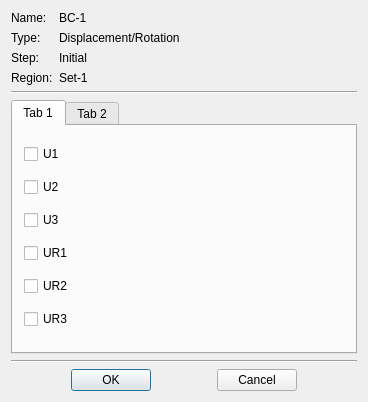
<?xml version="1.0" encoding="UTF-8"?>
<ui version="4.0">
 <class>BCEditWidget</class>
 <widget class="QDialog" name="BCEditWidget">
  <property name="geometry">
   <rect>
    <x>0</x>
    <y>0</y>
    <width>353</width>
    <height>361</height>
   </rect>
  </property>
  <property name="windowTitle">
   <string>BCEditWidget</string>
  </property>
  <layout class="QVBoxLayout" name="verticalLayout_3">
   <item>
    <layout class="QHBoxLayout" name="horizontalLayout">
     <item>
      <widget class="QLabel" name="label">
       <property name="minimumSize">
        <size>
         <width>42</width>
         <height>0</height>
        </size>
       </property>
       <property name="text">
        <string>Name:</string>
       </property>
      </widget>
     </item>
     <item>
      <widget class="QLabel" name="label_BCName">
       <property name="sizePolicy">
        <sizepolicy hsizetype="Expanding" vsizetype="Preferred">
         <horstretch>0</horstretch>
         <verstretch>0</verstretch>
        </sizepolicy>
       </property>
       <property name="text">
        <string>BC-1</string>
       </property>
      </widget>
     </item>
    </layout>
   </item>
   <item>
    <layout class="QHBoxLayout" name="horizontalLayout_2">
     <item>
      <widget class="QLabel" name="label_4">
       <property name="minimumSize">
        <size>
         <width>42</width>
         <height>0</height>
        </size>
       </property>
       <property name="text">
        <string>Type:</string>
       </property>
      </widget>
     </item>
     <item>
      <widget class="QLabel" name="label_TypeName">
       <property name="sizePolicy">
        <sizepolicy hsizetype="Expanding" vsizetype="Preferred">
         <horstretch>0</horstretch>
         <verstretch>0</verstretch>
        </sizepolicy>
       </property>
       <property name="text">
        <string>Displacement/Rotation</string>
       </property>
      </widget>
     </item>
    </layout>
   </item>
   <item>
    <layout class="QHBoxLayout" name="horizontalLayout_3">
     <item>
      <widget class="QLabel" name="label_6">
       <property name="minimumSize">
        <size>
         <width>42</width>
         <height>0</height>
        </size>
       </property>
       <property name="text">
        <string>Step:</string>
       </property>
      </widget>
     </item>
     <item>
      <widget class="QLabel" name="label_StepName">
       <property name="sizePolicy">
        <sizepolicy hsizetype="Expanding" vsizetype="Preferred">
         <horstretch>0</horstretch>
         <verstretch>0</verstretch>
        </sizepolicy>
       </property>
       <property name="text">
        <string>Initial</string>
       </property>
      </widget>
     </item>
    </layout>
   </item>
   <item>
    <layout class="QHBoxLayout" name="horizontalLayout_4">
     <item>
      <widget class="QLabel" name="label_8">
       <property name="minimumSize">
        <size>
         <width>42</width>
         <height>0</height>
        </size>
       </property>
       <property name="text">
        <string>Region:</string>
       </property>
      </widget>
     </item>
     <item>
      <widget class="QLabel" name="label_RegionName">
       <property name="sizePolicy">
        <sizepolicy hsizetype="Expanding" vsizetype="Preferred">
         <horstretch>0</horstretch>
         <verstretch>0</verstretch>
        </sizepolicy>
       </property>
       <property name="text">
        <string>Set-1</string>
       </property>
      </widget>
     </item>
    </layout>
   </item>
   <item>
    <widget class="Line" name="line">
     <property name="orientation">
      <enum>Qt::Horizontal</enum>
     </property>
    </widget>
   </item>
   <item>
    <widget class="QTabWidget" name="tabWidget">
     <property name="currentIndex">
      <number>0</number>
     </property>
     <widget class="QWidget" name="tab">
      <attribute name="title">
       <string>Tab 1</string>
      </attribute>
      <layout class="QVBoxLayout" name="verticalLayout_2">
       <item>
        <widget class="QCheckBox" name="checkBox_U1">
         <property name="text">
          <string>U1</string>
         </property>
        </widget>
       </item>
       <item>
        <widget class="QCheckBox" name="checkBox_U2">
         <property name="text">
          <string>U2</string>
         </property>
        </widget>
       </item>
       <item>
        <widget class="QCheckBox" name="checkBox_U3">
         <property name="text">
          <string>U3</string>
         </property>
        </widget>
       </item>
       <item>
        <widget class="QCheckBox" name="checkBox_UR1">
         <property name="text">
          <string>UR1</string>
         </property>
        </widget>
       </item>
       <item>
        <widget class="QCheckBox" name="checkBox_UR2">
         <property name="text">
          <string>UR2</string>
         </property>
        </widget>
       </item>
       <item>
        <widget class="QCheckBox" name="checkBox_UR3">
         <property name="text">
          <string>UR3</string>
         </property>
        </widget>
       </item>
      </layout>
     </widget>
     <widget class="QWidget" name="tab_2">
      <attribute name="title">
       <string>Tab 2</string>
      </attribute>
      <layout class="QVBoxLayout" name="verticalLayout">
       <item>
        <widget class="QRadioButton" name="radioButton_XSYMM">
         <property name="text">
          <string>XSYMM (U1 = UR2 = UR3 = 0)</string>
         </property>
        </widget>
       </item>
       <item>
        <widget class="QRadioButton" name="radioButton_YSYMM">
         <property name="text">
          <string>YSYMM (U2 = UR1 = UR3 = 0)</string>
         </property>
        </widget>
       </item>
       <item>
        <widget class="QRadioButton" name="radioButton_ZSYMM">
         <property name="text">
          <string>ZSYMM (U3 = UR1 = UR2 = 0)</string>
         </property>
        </widget>
       </item>
       <item>
        <widget class="QRadioButton" name="radioButton_XASSYMM">
         <property name="text">
          <string>XASSYMM (U2 = U3 = UR1 = 0;Abaqus/Standard only)</string>
         </property>
        </widget>
       </item>
       <item>
        <widget class="QRadioButton" name="radioButton_YASSYMM">
         <property name="text">
          <string>YASSYMM (U1 = U3 = UR2 = 0;Abaqus/Standard only)</string>
         </property>
        </widget>
       </item>
       <item>
        <widget class="QRadioButton" name="radioButton_ZASSYMM">
         <property name="text">
          <string>ZASSYMM (U1 = U2 = UR3 = 0;Abaqus/Standard only)</string>
         </property>
        </widget>
       </item>
       <item>
        <widget class="QRadioButton" name="radioButton_PINNED">
         <property name="text">
          <string>PINNED (U1 = U2 = U3 = 0)</string>
         </property>
        </widget>
       </item>
       <item>
        <widget class="QRadioButton" name="radioButton_ENCASTRE">
         <property name="text">
          <string>ENCASTRE (U1 = U2 = U3 = UR1 = UR2 = UR3 = 0)</string>
         </property>
        </widget>
       </item>
      </layout>
     </widget>
    </widget>
   </item>
   <item>
    <widget class="Line" name="line_2">
     <property name="orientation">
      <enum>Qt::Horizontal</enum>
     </property>
    </widget>
   </item>
   <item>
    <layout class="QHBoxLayout" name="horizontalLayout_5">
     <item>
      <spacer name="horizontalSpacer">
       <property name="orientation">
        <enum>Qt::Horizontal</enum>
       </property>
       <property name="sizeHint" stdset="0">
        <size>
         <width>40</width>
         <height>20</height>
        </size>
       </property>
      </spacer>
     </item>
     <item>
      <widget class="QPushButton" name="pushButton_OK">
       <property name="text">
        <string>OK</string>
       </property>
      </widget>
     </item>
     <item>
      <spacer name="horizontalSpacer_2">
       <property name="orientation">
        <enum>Qt::Horizontal</enum>
       </property>
       <property name="sizeHint" stdset="0">
        <size>
         <width>40</width>
         <height>20</height>
        </size>
       </property>
      </spacer>
     </item>
     <item>
      <widget class="QPushButton" name="pushButton_Cancel">
       <property name="text">
        <string>Cancel</string>
       </property>
      </widget>
     </item>
     <item>
      <spacer name="horizontalSpacer_3">
       <property name="orientation">
        <enum>Qt::Horizontal</enum>
       </property>
       <property name="sizeHint" stdset="0">
        <size>
         <width>40</width>
         <height>20</height>
        </size>
       </property>
      </spacer>
     </item>
    </layout>
   </item>
  </layout>
 </widget>
 <layoutdefault spacing="6" margin="11"/>
 <resources/>
 <connections/>
</ui>
